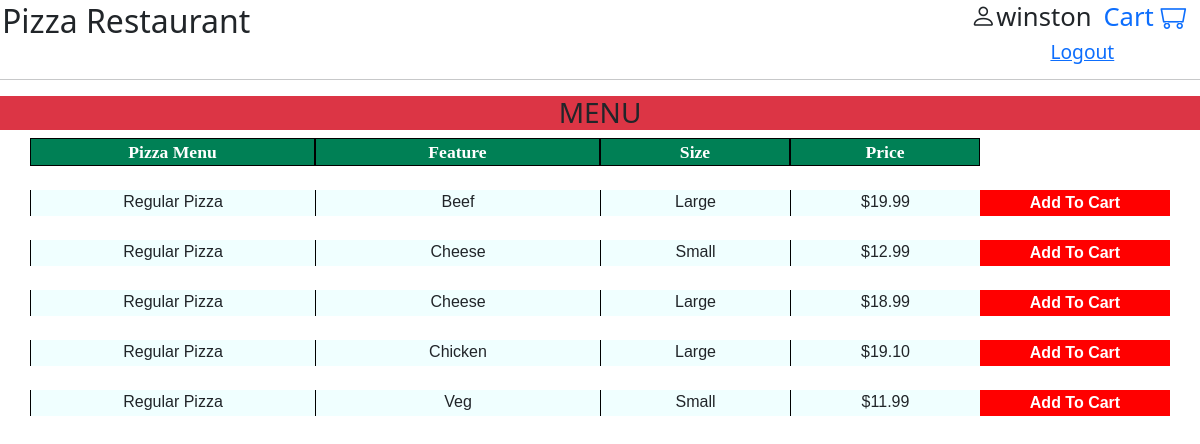
The app's page / (signed in), older data.
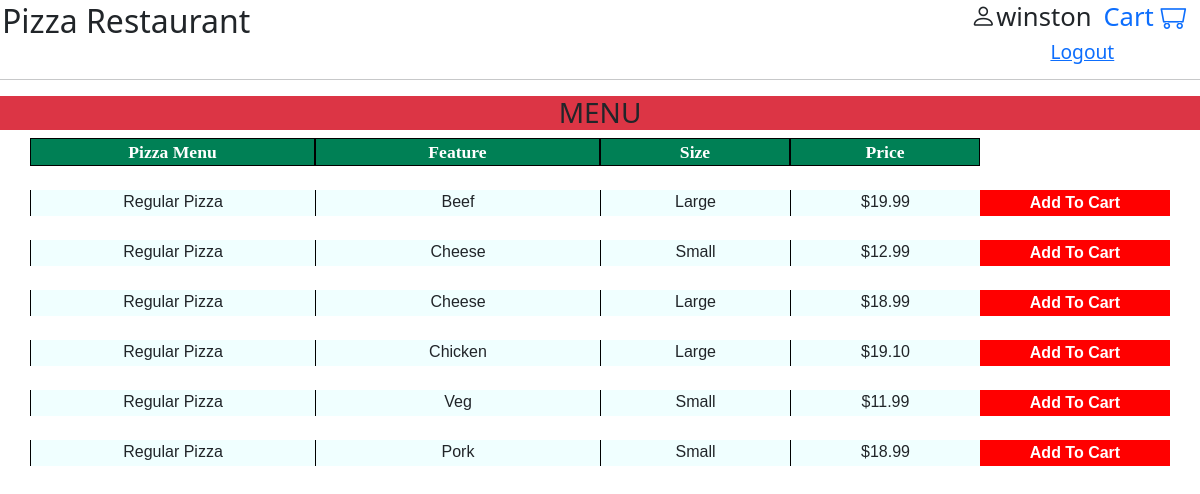
The same page, newer data.
### orders/models.py (models this page shows, shortened)
class Food(models.Model):
    foodtype=models.ForeignKey(FoodType,on_delete=models.CASCADE,related_name="types")
    feature=models.ForeignKey(Feature,on_delete=models.CASCADE,related_name="feature")
    size=models.ForeignKey(Size,on_delete=models.CASCADE,related_name="size")
    price=models.DecimalField(max_digits=5,decimal_places=2)

class FoodType(models.Model):
    name=models.CharField(max_length=64)
    def __str__(self):
        return f"{self.name}"

class Feature(models.Model):
    name=models.CharField(max_length=64)
    def __str__(self):
        return f"{self.name}"

class Size(models.Model):
    name=models.CharField(max_length=64)
    def __str__(self):
        return f"{self.name}"

### orders/views.py (the view)
# urls.py: path("",views.index,name="index"),
def index(request):
    if request.user.is_authenticated:                   #checking if user login
        times=Cart.objects.filter(user_id=request.user.id)
        if times is not None:
            for time in times:
                food=time.food.all()
                for food in food:
                    food=food
            context={
                "foods":Food.objects.all(),
                "user":request.user,
            }
            return render(request,"index.html",context)
        return render(request,"index.html")
    return redirect("login")

### orders/templates/index.html (shortened to what this page needs)
{% extends 'base.html' %}
{% block head %}
    {% load static %}
    <link rel="stylesheet" href="{% static 'style/style.css' %}">
{% endblock %}
{% block body %}
    <h2 style="margin:2px;">Pizza Restaurant
        <a href="{% url 'shopping' %}">
            <span class="account">Cart <i class="bi bi-minecart"></i></span>
        </a>
        <span class="account user" title="YOUR USERNAME"><i class="bi bi-person"></i>{{user}}</span>
        <div id="user2"><a title="LOGOUT" href="{% url 'logout' %}">Logout</a></div>
    </h2>
    <hr>
    <h3 class="text-center bg-danger">MENU</h3>
    <div class="container">
        <div class="row">
            <div class="col-3 text-center nav_bar">Pizza Menu</div>
            <div class="col-3 text-center nav_bar">Feature</div>
            <div class="col-2 text-center nav_bar">Size</div>
            <div class="col-2 text-center nav_bar">Price</div>
        </div><br>
        <div>
            {% for food in foods %}
                <form method="post" action="{% url 'cart' %}">
                    <div class="row">
                        <div class="col-3 text-center items">{{food.foodtype}}</div>
                        <div class="col-3 text-center items">{{food.feature}}</div>
                        <div class="col-2 text-center items">{{food.size}}</div>
                        <div class="col-2 text-center items">${{food.price}}</div>
                        <button class="col-2 text-center items BTN" id="smith{{food.id}}">Add To Cart</button>
                    </div><br>
                </form>
            {% endfor %}
        </div>
    </div>
{% endblock %}

### orders/templates/base.html (shortened to what this page needs)
<!DOCTYPE html>
<html>
    <head>
        {% load static %}
        <link href="https://cdn.jsdelivr.net/npm/bootstrap@5.2.0-beta1/dist/css/bootstrap.min.css" rel="stylesheet">
        <link rel="stylesheet" href="https://cdn.jsdelivr.net/npm/bootstrap-icons@1.8.3/font/bootstrap-icons.css">
        {% block head %}
        {% endblock %}
    </head>
    <body style="background-color:white">
        {% block body %}
        {% endblock %}
    </body>
</html>

### orders/static/style/style.css (style rules this page uses)
body { min-width: 520px; }
.account { float: right;margin-right: 1%; font-size:0.8em; }
#user2 { font-size:0.6em;text-align: right;margin-right:7%; }
.nav_bar { font-weight:bold;font-size:1.1em; border:1px solid black;font-family:'Times New Roman', Times, serif; background-color: rgb(0, 128, 85);color:white }
.items { font-family: 'Lucida Sans', 'Lucida Sans Regular', 'Lucida Grande', 'Lucida Sans Unicode', Geneva, Verdana, sans-serif; background-color:azure;font-size:1em;border-left: 1px solid black; }
.BTN { color:white;cursor: pointer;background-color: white;font-weight: bold; background-color: red;border: none; }

Row changes from the older to the newer data that the page shows:
added Food: foodtype "Regular Pizza", feature "Pork", size "Small", price "18.99"
